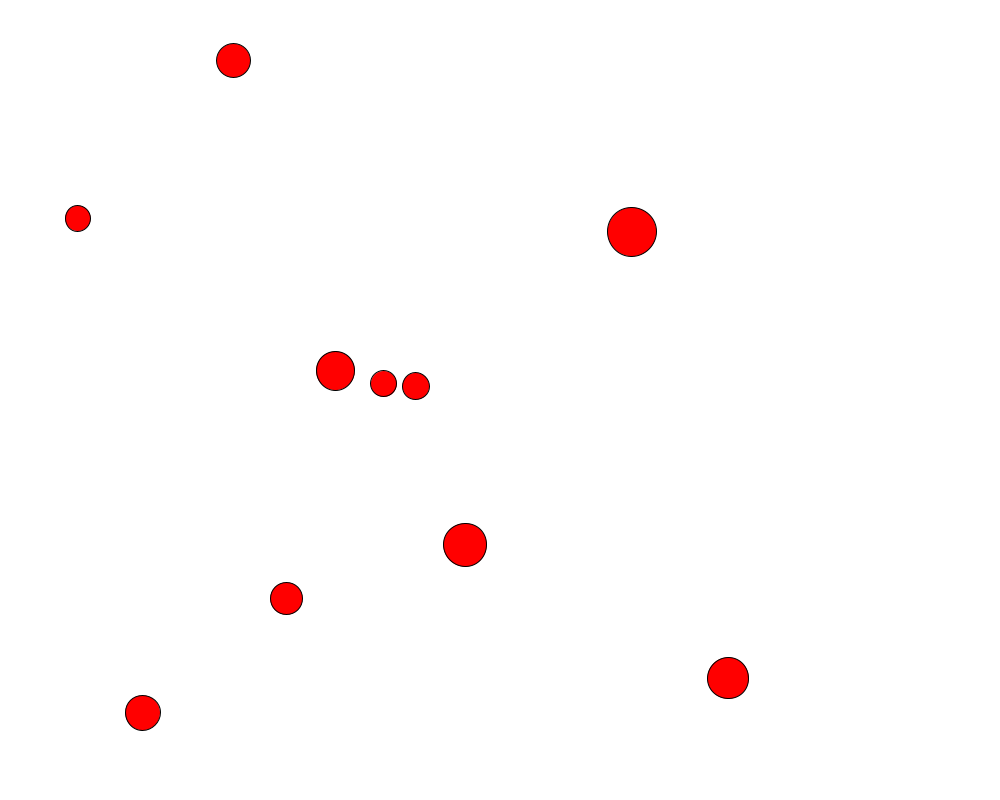
Frame 1 (no input)
Frame 60 (the mouse pressed at the canvas centre just before this capture): identical to frame 1, image omitted
Frame 120 (the mouse held since frame 60 and released just before this capture): identical to frame 1, image omitted

The Processing sketch that drew this single still picture (run headless with seeded random() and noise(); from frame 60 on, the mouse is pressed at the canvas centre):

// Processing sketch: lab_ide
// ── lab_ide.pde
interface Displayable {
  void display();
}

interface Moveable {
  void move();
}

abstract class Thing implements Displayable {
  float x, y;//Position of the Thing

  Thing(float x, float y) {
    this.x = x;
    this.y = y;
  }
  abstract void display();
}

class Rock extends Thing {
  Rock(float x, float y) {
    super(x, y);
  }

  void display() {
    /* ONE PERSON WRITE THIS */
  }
}

public class LivingRock extends Rock implements Moveable {
  LivingRock(float x, float y) {
    super(x, y);
  }
  void move() {
    /* ONE PERSON WRITE THIS */
  }
}

class Ball extends Thing implements Moveable {
  Ball(float x, float y) {
    super(x, y);
  }
float rand = random(25,50);
  void display() {
    fill(255, 0, 0);
    ellipse(x, y, rand, rand);
    /* ONE PERSON WRITE THIS */
  }

  void move() {
    /* ONE PERSON WRITE THIS */
  }
}

/*DO NOT EDIT THE REST OF THIS */

ArrayList<Displayable> thingsToDisplay;
ArrayList<Moveable> thingsToMove;

void setup() {
  size(1000, 800);

  thingsToDisplay = new ArrayList<Displayable>();
  thingsToMove = new ArrayList<Moveable>();
  for (int i = 0; i < 10; i++) {
    Ball b = new Ball(50+random(width-100), 50+random(height-100));
    thingsToDisplay.add(b);
    thingsToMove.add(b);
    Rock r = new Rock(50+random(width-100), 50+random(height-100));
    thingsToDisplay.add(r);
  }
  for (int i = 0; i < 3; i++) {
    LivingRock m = new LivingRock(50+random(width-100), 50+random(height-100));
    thingsToDisplay.add(m);
    thingsToMove.add(m);
  }
}
void draw() {
  background(255);

  for (Displayable thing : thingsToDisplay) {
    thing.display();
  }
  for (Moveable thing : thingsToMove) {
    thing.move();
  }
}
